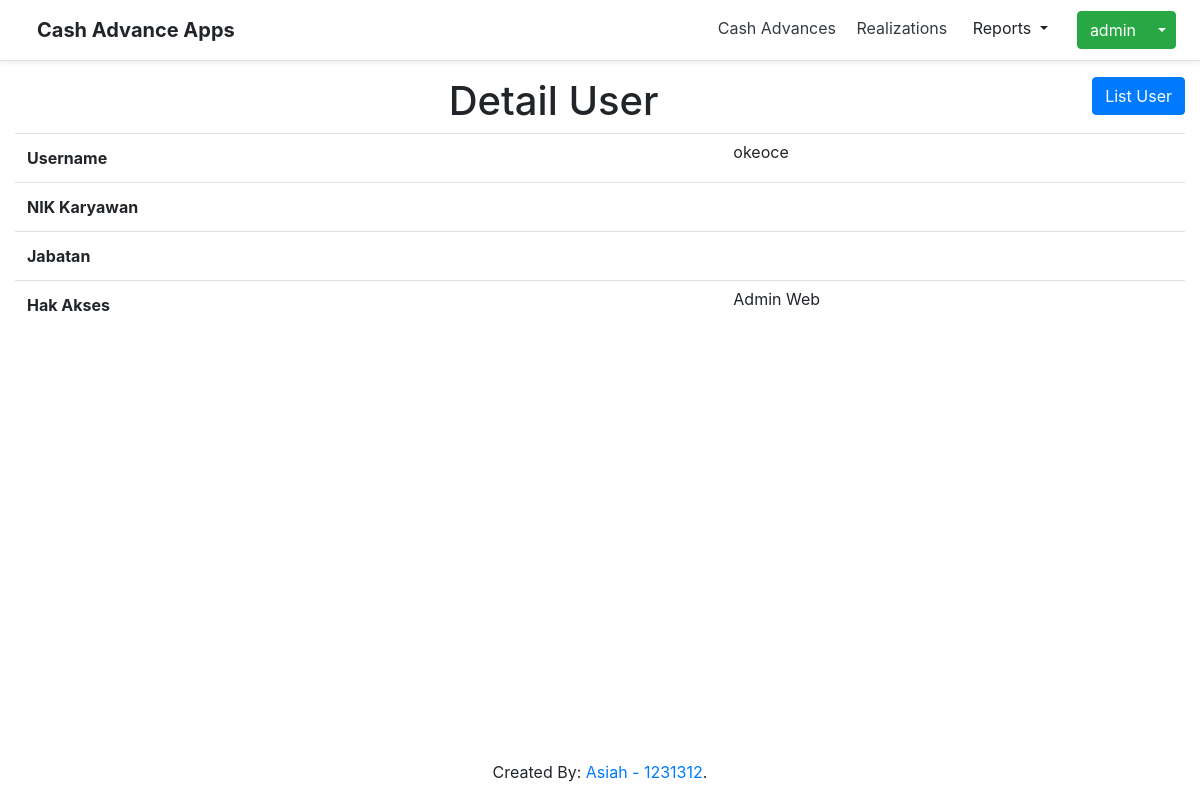
The page /index.php?page=users&action=detail&id=16 (signed in) on the database as committed earlier.
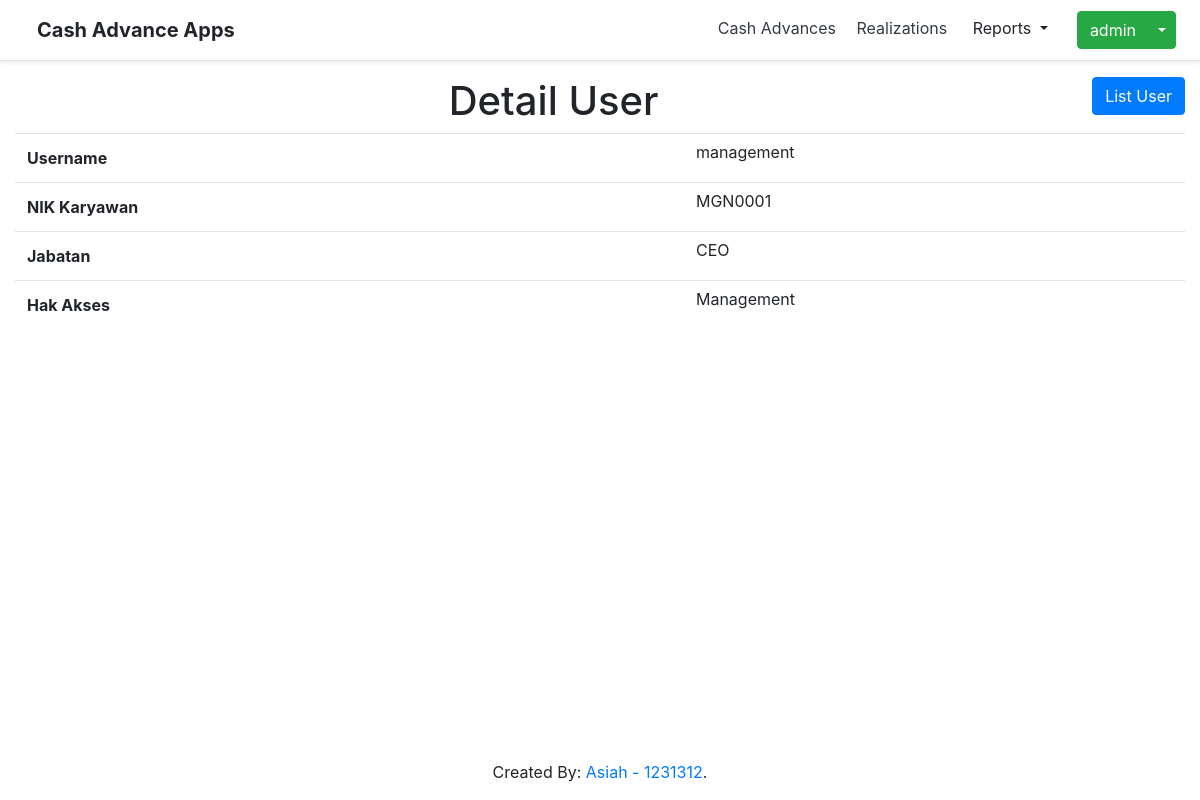
The same page on the database as committed later.
### tables this page shows
CREATE TABLE `users` (
  `id` int(11) NOT NULL,
  `username` varchar(25) NOT NULL,
  `password` varchar(250) NOT NULL,
  `role` varchar(25) NOT NULL,
  `nik` varchar(100) NOT NULL,
  `jabatan` varchar(100) NOT NULL
);

### users/detail.php (the view)
<?php
    $id = isset($_GET['id']) ? $_GET['id'] : 0;
    $query = "SELECT * FROM users WHERE id = '$id'";
    $datas = $conn->query($query);
    $user = $datas->fetch_assoc();
?>
<a href='index.php?page=users' class="btn btn-primary mb-2 float-right">List User</a>
<h1 class='text-center'>Detail User</h1>
<table class='table'>
    <tr>
        <th>Username</th>
        <td>
            <?php echo $user['username'] ?>
        </td>
    </tr>
    <tr>
        <th>NIK Karyawan</th>
        <td>
            <?php echo $user['nik'] ?>
        </td>
    </tr>
    <tr>
        <th>Jabatan</th>
        <td>
            <?php echo $user['jabatan'] ?>
        </td>
    </tr>
    <tr>
        <th>Hak Akses</th>
        <td>
            <?php echo $user['role'] ?>
        </td>
    </tr>
</table>

Rows that differ between the two databases and show on the page:
changed users: username "okeoce" → "management"; nik (not shown) → "MGN0001"; jabatan (not shown) → "CEO"; role "Admin Web" → "Management"
